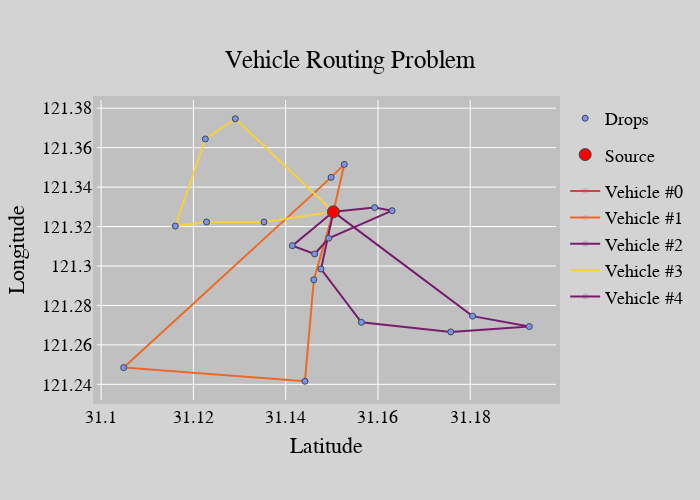

This figure's notebook cell:
### Code cell
# Plot Results
routes_fig = vehicle_routing_problem.get_route_plot_plotly(final_route).value

assert type(routes_fig) == plotly.graph_objs._figure.Figure
routes_fig.show()

### Figure 1 — Plotly figure (JSON) as saved in the notebook; plotly's stock layout.template omitted (floating-point values rounded to 4 significant figures)
{"data": [{"hoverinfo": "skip", "legendgroup": "vehicles", "legendrank": 3, "line": {"color": "#cf4446"}, "marker": {"opacity": 0}, "mode": "lines+markers", "name": "Vehicle #0", "type": "scatter", "x": [31.15, 31.15], "y": [121.3, 121.3]}, {"hoverinfo": "skip", "legendgroup": "vehicles", "legendrank": 3, "line": {"color": "#ed6925"}, "marker": {"opacity": 0}, "mode": "lines+markers", "name": "Vehicle #1", "type": "scatter", "x": [31.15, 31.15, 31.15, 31.1, 31.14, 31.15, 31.15], "y": [121.3, 121.4, 121.3, 121.2, 121.2, 121.3, 121.3]}, {"hoverinfo": "skip", "legendgroup": "vehicles", "legendrank": 3, "line": {"color": "#781c6d"}, "marker": {"opacity": 0}, "mode": "lines+markers", "name": "Vehicle #2", "type": "scatter", "x": [31.15, 31.15, 31.16, 31.18, 31.19, 31.18, 31.15], "y": [121.3, 121.3, 121.3, 121.3, 121.3, 121.3, 121.3]}, {"hoverinfo": "skip", "legendgroup": "vehicles", "legendrank": 3, "line": {"color": "#f7d13d"}, "marker": {"opacity": 0}, "mode": "lines+markers", "name": "Vehicle #3", "type": "scatter", "x": [31.15, 31.13, 31.12, 31.12, 31.12, 31.14, 31.15], "y": [121.3, 121.4, 121.4, 121.3, 121.3, 121.3, 121.3]}, {"hoverinfo": "skip", "legendgroup": "vehicles", "legendrank": 3, "line": {"color": "#781c6d"}, "marker": {"opacity": 0}, "mode": "lines+markers", "name": "Vehicle #4", "type": "scatter", "x": [31.15, 31.16, 31.16, 31.15, 31.15, 31.14, 31.15], "y": [121.3, 121.3, 121.3, 121.3, 121.3, 121.3, 121.3]}, {"legendgroup": "Drops", "legendrank": 1, "marker": {"color": "#848ff0", "line": {"color": "DarkSlateGrey", "width": 1}, "size": 6}, "mode": "markers", "name": "Drops", "type": "scatter", "x": [31.15, 31.15, 31.15, 31.1, 31.14, 31.15, 31.15, 31.15, 31.16, 31.18, 31.19, 31.18, 31.15, 31.13, 31.12, 31.12, 31.12, 31.14, 31.15, 31.16, 31.16, 31.15, 31.15, 31.14, 31.15], "y": [121.3, 121.4, 121.3, 121.2, 121.2, 121.3, 121.3, 121.3, 121.3, 121.3, 121.3, 121.3, 121.3, 121.4, 121.4, 121.3, 121.3, 121.3, 121.3, 121.3, 121.3, 121.3, 121.3, 121.3, 121.3]}, {"legendgroup": "Source", "legendrank": 2, "marker": {"color": "red", "line": {"color": "DarkSlateGrey", "width": 1}, "size": 12}, "mode": "markers", "name": "Source", "type": "scatter", "x": [31.15], "y": [121.3]}], "layout": {"font": {"color": "black", "family": "monospace", "size": 18}, "height": 500, "margin": {"b": 100, "l": 50, "pad": 4, "r": 50, "t": 100}, "paper_bgcolor": "#D3D3D3", "plot_bgcolor": "#C0C0C0", "title": {"text": "Vehicle Routing Problem", "x": 0.5, "xanchor": "center", "y": 0.9, "yanchor": "top"}, "width": 700, "xaxis": {"title": {"text": "Latitude"}}, "yaxis": {"title": {"text": "Longitude"}}}}
